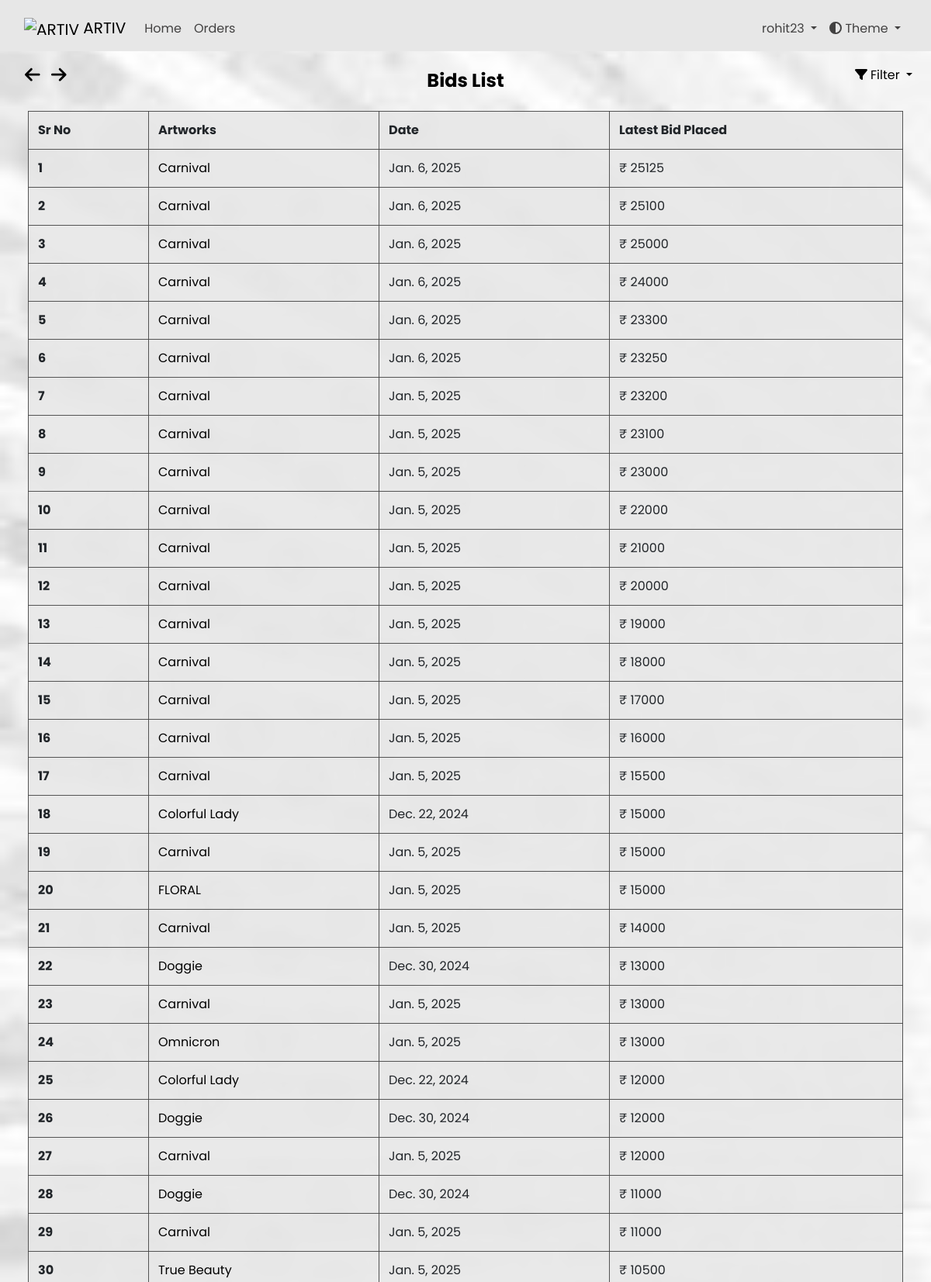
/dashboard/bidlist/ (signed in, upper part), run on the app's committed database.
### dashboard/models.py (models this page shows, shortened)
class Bid(models.Model):
    user = models.ForeignKey(settings.AUTH_USER_MODEL, on_delete=models.CASCADE)
    product = models.ForeignKey(Artwork, on_delete=models.CASCADE, related_name="bids")
    bid_date = models.DateField(auto_now_add=True)
    bid_amt = models.IntegerField(default=1)

class Artwork(models.Model):
    SALE_TYPE_CHOICES = [
        ("discount", "Discount"),
        ("auction", "Auction"),
    ]
    sale_type = models.CharField(max_length=10, choices=SALE_TYPE_CHOICES)  # sale_type only
    product_id = models.CharField(max_length=255, default="")
    product_name = models.CharField(max_length=255, blank=False)
    product_price = models.IntegerField(default=0)
    opening_bid = models.IntegerField(default=0, null=True, blank=True)
    product_cat = models.ForeignKey("Catalogue", on_delete=models.CASCADE, null=True, blank=True)
    product_qty = models.IntegerField(default=0)
    product_image = models.ImageField(upload_to="arts/")
    dimension_unit = models.CharField(max_length=2, choices=[("cm", "Centimeters"), ("ft", "Feet")])
    length_in_centimeters = models.FloatField(default=0.0, blank=True, null=True)
    width_in_centimeters = models.FloatField(default=0.0, blank=True, null=True)
    foot = models.FloatField(default=0, blank=True, null=True)
    inches = models.FloatField(default=0, blank=True, null=True)
    created_at = models.DateTimeField(auto_now_add=True)
    end_date = models.DateField(null=True, blank=True, db_index=True)
    user = models.ForeignKey(settings.AUTH_USER_MODEL, on_delete=models.CASCADE, null=True, blank=True)
    is_sold = models.BooleanField(default=False)
    is_purchased = models.BooleanField(default=False)
    status = models.CharField(
        max_length=50,
        choices=[("active", "Active"), ("closed", "Closed"), ("waiting_for_response", "Waiting for Response"), ("unsold", "Unsold")],
        default="active",
    )
    response_deadline = models.DateTimeField(blank=True, null=True, db_index=True)
    buyer_response = models.CharField(max_length=11, choices=[("yes", "Yes"), ("no", "No"), ("no_response", "No Response")], default="no_response")
    discounted_price = models.DecimalField(max_digits=10, decimal_places=2, null=True, blank=True)
    def __str__(self):
        return self.product_name

### dashboard/views.py (the view)
# urls.py: path('bidlist/', views.BidListView.as_view(), name="bid_list"),
class BidListView(LoginRequiredMixin, ListView):
    model = Bid
    template_name = 'dashboard/bids_list.html'
    context_object_name = 'bids'
    ordering = ['-bid_amt']  # Default ordering by highest bid
    def get_queryset(self):
        queryset = super().get_queryset()
        filter_param = self.request.GET.get('filter')
        if filter_param == 'asc':
            queryset = queryset.order_by('bid_amt')  # Ascending order by bid amount
        elif filter_param == 'desc':
            queryset = queryset.order_by('-bid_amt')  # Descending order by bid amount
        else:
            queryset = queryset.order_by('-bid_amt')  # Default to descending if no filter param
        return queryset

### art/context_processors.py (called while the page is built)
def catalogue_list(request):
    return {"catalogue_list": Catalogue.objects.all()}

### dashboard/models.py (called while the page is built)
    def __str__(self):
        return self.cat_name

### dashboard/templatetags/auth_extras.py (called while the page is built)
@register.filter(name='has_group')
def has_group(user, group_name):
    group = Group.objects.get(name=group_name)
    return True if group in user.groups.all() else False

### templates/dashboard/bids_list.html (shortened to what this page needs)
{% extends './base.html' %}
{% load static %}
{% block links %}
<link rel="stylesheet" href="{% static 'dashboard/css/ordermodel_list.css' %}">
<link rel="stylesheet" href="https://stackpath.bootstrapcdn.com/bootstrap/4.5.2/css/bootstrap.min.css">
{% endblock %}
{% block content %}
{% include './includes/header.html' %}
{% include "art/arrow_button.html" %}
{% load auth_extras %}
    <div class="app-content pt-3 p-md-3 p-lg-4">
        <div class="button-container">
            <i class="fa-solid fa-arrow-left" style="cursor:pointer; font-size:1.4rem; margin-right:10px" onclick="goBack()"></i>
            <i class="fa-solid fa-arrow-right" style="cursor:pointer; font-size:1.4rem; margin-right:15px" onclick="goForward()"></i>
        </div>
        <div class="container-fluid">
            <h1 class="app-page-title">Bids List</h1>
            <div class="filter-dropdown">
                <div class="dropdown-toggle" id="filterDropdown" style="cursor:pointer;" data-toggle="dropdown" aria-haspopup="true" aria-expanded="false">
                    <i class="fa-solid fa-filter"></i> Filter
                </div>
            </div>
        <div class="row g-4 mb-4">
            <div class="table-container">
                <table class="table table-bordered">
                    <thead>
                        <tr>
                            <th scope="col">Sr No</th>
                            <th scope="col">Artworks</th>
                            <th scope="col">Date</th>
                            <th scope="col">Latest Bid Placed</th>
                        </tr>
                    </thead>
                    <tbody>
                        {% for bid in object_list %}
                        <tr>
                            <th scope="row">{{ forloop.counter }}</th>
                            <td>
                                <a href="#" class="artworks-order" data-toggle="modal" data-target="#productModal" data-product-id="{{ bid.product.id }}" data-product-name="{{ bid.product }}" data-product-image-url="{{ bid.product.product_image.url }}" data-product-dimensions="{{ bid.product.length_in_centimeters }} x {{ bid.product.width_in_centimeters }} cm" data-product-catalogue="{{ bid.product.product_cat }}" data-product-opening-bid="₹ {{ bid.product.opening_bid }}" data-last-bid="{{ bid.bid_amt }}">{{ bid.product }}</a>
                            </td>
                            <td>{{ bid.bid_date }}</td>
                            <td>₹ {{ bid.bid_amt }}</td>
                        </tr>
                        {% empty %}
                        <tr>
                            <td colspan="5">
                                <h3>No artworks to show</h3>
                            </td>
                        </tr>
                        {% endfor %}
                    </tbody>
                </table>
            </div>
        </div>
</div>
{% endblock %}

### templates/dashboard/includes/header.html (shortened to what this page needs)
{% load static %}
{% block links %}
<link rel="stylesheet" type="text/css" href="{% static 'dashboard/css/navbar.css' %}" />
{% endblock %}
{% load auth_extras %}
<body>
    <nav class="navbar navbar-expand-lg navbar-light fixed-top">
        <div class="container-fluid">
            <a class="navbar-brand" href="#" data-bs-toggle="modal" data-bs-target="#logoModal">
                <img src="{% static 'images/assets/ARTIV_LOGO.jpg' %}" width="30" height="24" alt="ARTIV">
                ARTIV
            </a>
            <div class="collapse navbar-collapse" id="navbarSupportedContent">
                <ul class="navbar-nav me-auto mb-2 mb-lg-0">
                    <li class="nav-item">
                        <a class="nav-link" href="{% url 'art:index' %}">Home</a>
                    </li>
                    {% if user.is_authenticated %}
                        <li class="nav-item">
                            <a class="nav-link" href="{% url 'dashboard:order_list' %}">Orders</a>
                        </li>
                    {% endif %}
                </ul>
                <ul class="navbar-nav ms-auto mb-2 mb-lg-0">
                    {% if user.is_authenticated %}
                        <li class="nav-item dropdown">
                            <a class="nav-link dropdown-toggle" href="#" id="userDropdown" role="button" data-bs-toggle="dropdown" aria-expanded="false">
                                {{ user }}
                            </a>
                        </li>
                    {% endif %}
                    <li class="nav-item dropdown">
                        <a class="nav-link dropdown-toggle" href="#" id="themeDropdown" role="button" data-bs-toggle="dropdown" aria-expanded="false">
                            <i class="fas fa-adjust"></i> Theme
                        </a>
                    </li>
                </ul>
            </div>
        </div>
    </nav>
</body>
</html>

### static/dashboard/css/ordermodel_list.css (style rules this page uses)
.artworks-order { color: black !important; text-decoration: none !important; }
.table { color: #000000; background-color: rgba(231, 231, 231, 0.9); border-collapse: collapse; margin: 0 auto; border-radius: 5px; border: 1px solid rgba(200, 200, 200, 0.9); }
.table th, .table tr, .table td { border: 1px solid rgba(68, 68, 68, 0.9) !important; }

### static/dashboard/css/navbar.css (style rules this page uses)
.navbar { background-color: #161617; padding-top: 1rem !important; }
.navbar .navbar-brand { color: #ffffff; }
.navbar .nav-link { color: #898383; }
body.light-mode .navbar { background-color: #e7e7e7; color: #000; }
body.light-mode .navbar .navbar-brand { color: #000; }
body.light-mode .navbar .nav-link { color: #424141; }
:root { --border-color: black; }

### static/dashboard/css/unsold.css (style rules this page uses)
.row { justify-content: start; --bs-gutter-y: 1.5rem !important; }
:root { --card-bg-light: #ffffff; --card-bg-dark: #2c2c2c; --text-light: #000000; --text-dark: #ffffff; }
.filter-dropdown { position: absolute; top: 70px; right: 35px; }
.button-container { position: absolute; top: 85px; right: 10px; }

### static/dashboard/css/contact.css (style rules this page uses)
.button-container { position: absolute; top: 85px; left: 2rem; }
:root { --background-color: #e7e7e7; --text-color: #000; --link-color: #343434; --link-hover-color: #000000; --title-color: #000; --contact-text-color: #000; }
body { background-color: var(--background-color); color: var(--text-color); }

### static/dashboard/css/faq.css (style rules this page uses)
:root { --background-color: #f8f9fa; --text-color: #000; --link-color: #007bff; --link-hover-color: #0056b3; --title-color: #000; --accordion-bg-color: #fff; --accordion-border-color: #ddd; --accordion-header-bg-color: #f7f7f7; --accordion-header-text-color: #000; }
body { background-color: var(--background-color); color: var(--text-color); }

### static/dashboard/css/index.css (style rules this page uses)
:root { --background-color: #e7e7e7; --text-color: #000; --link-color: #343434; --link-hover-color: #000000; --title-color: #000; --contact-text-color: #000; }
.row { justify-content: start; --bs-gutter-y: 1.5rem !important; }
.filter-dropdown { position: absolute; top: 70px; right: 35px; }
.button-container { position: absolute; top: 85px; left: 2rem; }

### static/home/css/about.css (style rules this page uses)
.light-mode h1, .light-mode h4 { color: black ; }
body, h1, h4, p { margin: 0; padding: 0; }
h1, h4 { text-align: center; }
.container-fluid h1 { margin-top: 10px; }

### static/dashboard/css/artwork_detail.css (style rules this page uses)
:root { --card-bg-light: #ffffff; --card-bg-dark: #2c2c2c; --text-light: #000000; --text-dark: #ffffff; }
body { color: var(--text-color); }
body.light-mode { --card-bg: var(--card-bg-light); --text-color: var(--text-light); }
.button-container { position: absolute; top: 85px; left: 2rem; }

### templates/dashboard/bids_list.html (style rules this page uses)
body { font-family: 'Poppins', sans-serif; }
.filter-dropdown { position: absolute; top: 85px; right: 1.5rem; }

### data on the page
Bid: product "Carnival", bid_date "Jan. 6, 2025", bid_amt "25125"
Bid: product "Carnival", bid_date "Jan. 6, 2025", bid_amt "25100"
Bid: product "Carnival", bid_date "Jan. 6, 2025", bid_amt "25000"
Bid: product "Carnival", bid_date "Jan. 6, 2025", bid_amt "24000"
Bid: product "Carnival", bid_date "Jan. 6, 2025", bid_amt "23300"
Bid: product "Carnival", bid_date "Jan. 6, 2025", bid_amt "23250"
Bid: product "Carnival", bid_date "Jan. 5, 2025", bid_amt "23200"
Bid: product "Carnival", bid_date "Jan. 5, 2025", bid_amt "23100"
Bid: product "Carnival", bid_date "Jan. 5, 2025", bid_amt "23000"
Bid: product "Carnival", bid_date "Jan. 5, 2025", bid_amt "22000"
Bid: product "Carnival", bid_date "Jan. 5, 2025", bid_amt "21000"
Bid: product "Carnival", bid_date "Jan. 5, 2025", bid_amt "20000"
Bid: product "Carnival", bid_date "Jan. 5, 2025", bid_amt "19000"
Bid: product "Carnival", bid_date "Jan. 5, 2025", bid_amt "18000"
Bid: product "Carnival", bid_date "Jan. 5, 2025", bid_amt "17000"
Bid: product "Carnival", bid_date "Jan. 5, 2025", bid_amt "16000"
Bid: product "Carnival", bid_date "Jan. 5, 2025", bid_amt "15500"
Bid: product "Colorful Lady", bid_date "Dec. 22, 2024", bid_amt "15000"
Bid: product "Carnival", bid_date "Jan. 5, 2025", bid_amt "15000"
Bid: product "FLORAL", bid_date "Jan. 5, 2025", bid_amt "15000"
Bid: product "Carnival", bid_date "Jan. 5, 2025", bid_amt "14000"
Bid: product "Doggie", bid_date "Dec. 30, 2024", bid_amt "13000"
Bid: product "Carnival", bid_date "Jan. 5, 2025", bid_amt "13000"
Bid: product "Omnicron", bid_date "Jan. 5, 2025", bid_amt "13000"
Bid: product "Colorful Lady", bid_date "Dec. 22, 2024", bid_amt "12000"
Bid: product "Doggie", bid_date "Dec. 30, 2024", bid_amt "12000"
Bid: product "Carnival", bid_date "Jan. 5, 2025", bid_amt "12000"
Bid: product "Doggie", bid_date "Dec. 30, 2024", bid_amt "11000"
Bid: product "Carnival", bid_date "Jan. 5, 2025", bid_amt "11000"
Bid: product "True Beauty", bid_date "Jan. 5, 2025", bid_amt "10500"

### other printed values
{{ user }} "rohit23"
